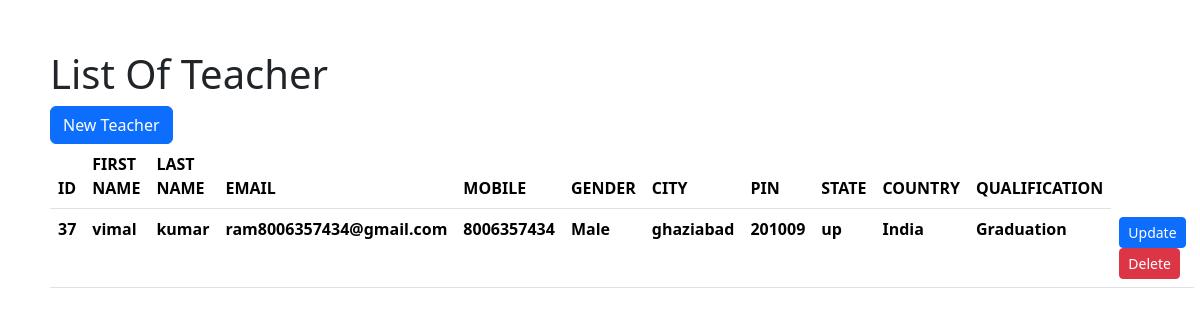
Page /table.php on the committed database.
### tables this page shows
CREATE TABLE `teacherre` (
  `id` int(11) NOT NULL,
  `fname` varchar(20) NOT NULL,
  `lname` varchar(20) NOT NULL,
  `password` varchar(20) NOT NULL,
  `day` int(10) NOT NULL,
  `month` varchar(10) NOT NULL,
  `year` int(10) NOT NULL,
  `email` varchar(40) NOT NULL,
  `mobile` varchar(15) NOT NULL,
  `gender` varchar(20) NOT NULL,
  `subject` varchar(20) NOT NULL,
  `address` varchar(20) NOT NULL,
  `city` varchar(20) NOT NULL,
  `pin` int(6) NOT NULL,
  `state` varchar(20) NOT NULL,
  `country` varchar(20) NOT NULL,
  `qualification` varchar(20) NOT NULL,
  `depart` varchar(20) NOT NULL
);

### table.php (the view, shortened to what this page needs)
<!DOCTYPE html>
<html lang="en">
<head>
    <link href="https://cdn.jsdelivr.net/npm/bootstrap@5.3.3/dist/css/bootstrap.min.css" rel="stylesheet">
</head>
<body style="margin: 50px;">
<h1>List Of Teacher</h1>
<a class="btn btn-primary" href="Teacherre.html" role="button">New Teacher</a>
<br>
<table class="table">
<thead>
    <tr>
        <th>ID</th>
        <th>FIRST NAME</th>
        <th>LAST NAME</th>
        <th>EMAIL</th>
        <th>MOBILE</th>
        <th>GENDER</th>
        <th>CITY</th>
        <th>PIN</th>
        <th>STATE</th>
        <th>COUNTRY</th>
        <th>QUALIFICATION</th>
</tr>
</thead>
<tbody>
    <?php
    $db = mysqli_connect(DB_SERVER,DB_USERNAME,DB_PASSWORD,DB_DATABASE);
  $sql="SELECT *FROM teacherre";
  $result=$db->query($sql);
  while($row =$result->fetch_assoc()){
  echo  "<tr>
    <th> ".$row["id"] ." </th>
    <th>".$row["fname"] ." </th>
    <th>".$row["lname"] ." </th>
    <th>".$row["email"] ." </th>
    <th>".$row["mobile"] ." </th>
    <th>".$row["gender"] ." </th>
    <th>".$row["city"] ." </th>
    <th>".$row["pin"] ." </th>
    <th>".$row["state"] ." </th>
    <th>".$row["country"] ." </th>
    <th>".$row["qualification"] ." </th>
    <td>
        <a class='btn btn-primary btn-sm' href='update.php'>Update</a>
        <a href='delete.php?id=$row[id]'><input type='submit' value='Delete' class='btn btn-danger btn-sm' onclick = 'return checkdelete()' ></a>
    </td>
</tr>";
  }
?>
</tbody>
</table>
</body>
</html>

### rows in the picture
teacherre: id "37", fname "vimal", lname "kumar", email "ram8006357434@gmail.com", mobile "8006357434", gender "Male", city "ghaziabad", pin "201009", state "up", country "India", qualification "Graduation"
